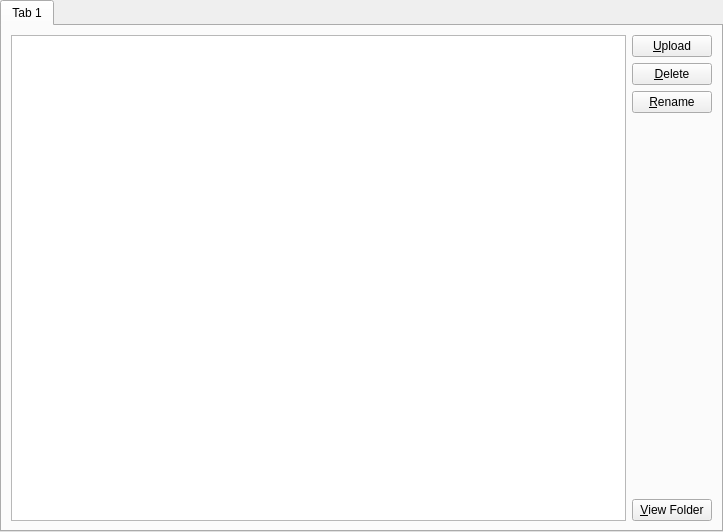
<?xml version="1.0" encoding="UTF-8"?>
<ui version="4.0">
 <class>ScreenshotsPage</class>
 <widget class="QWidget" name="ScreenshotsPage">
  <property name="geometry">
   <rect>
    <x>0</x>
    <y>0</y>
    <width>723</width>
    <height>532</height>
   </rect>
  </property>
  <layout class="QVBoxLayout" name="verticalLayout">
   <property name="leftMargin">
    <number>0</number>
   </property>
   <property name="topMargin">
    <number>0</number>
   </property>
   <property name="rightMargin">
    <number>0</number>
   </property>
   <property name="bottomMargin">
    <number>0</number>
   </property>
   <item>
    <widget class="QTabWidget" name="tabWidget">
     <property name="currentIndex">
      <number>0</number>
     </property>
     <widget class="QWidget" name="tab">
      <attribute name="title">
       <string notr="true">Tab 1</string>
      </attribute>
      <layout class="QHBoxLayout" name="horizontalLayout">
       <item>
        <widget class="QListView" name="listView">
         <property name="selectionMode">
          <enum>QAbstractItemView::ExtendedSelection</enum>
         </property>
         <property name="selectionBehavior">
          <enum>QAbstractItemView::SelectItems</enum>
         </property>
        </widget>
       </item>
       <item>
        <layout class="QVBoxLayout" name="verticalLayout_2">
         <item>
          <widget class="QPushButton" name="uploadBtn">
           <property name="text">
            <string>&amp;Upload</string>
           </property>
          </widget>
         </item>
         <item>
          <widget class="QPushButton" name="deleteBtn">
           <property name="text">
            <string>&amp;Delete</string>
           </property>
          </widget>
         </item>
         <item>
          <widget class="QPushButton" name="renameBtn">
           <property name="text">
            <string>&amp;Rename</string>
           </property>
          </widget>
         </item>
         <item>
          <spacer name="verticalSpacer">
           <property name="orientation">
            <enum>Qt::Vertical</enum>
           </property>
           <property name="sizeHint" stdset="0">
            <size>
             <width>20</width>
             <height>40</height>
            </size>
           </property>
          </spacer>
         </item>
         <item>
          <widget class="QPushButton" name="viewFolderBtn">
           <property name="text">
            <string>&amp;View Folder</string>
           </property>
          </widget>
         </item>
        </layout>
       </item>
      </layout>
     </widget>
    </widget>
   </item>
  </layout>
 </widget>
 <tabstops>
  <tabstop>listView</tabstop>
  <tabstop>uploadBtn</tabstop>
  <tabstop>deleteBtn</tabstop>
  <tabstop>renameBtn</tabstop>
  <tabstop>viewFolderBtn</tabstop>
 </tabstops>
 <resources/>
 <connections/>
</ui>
